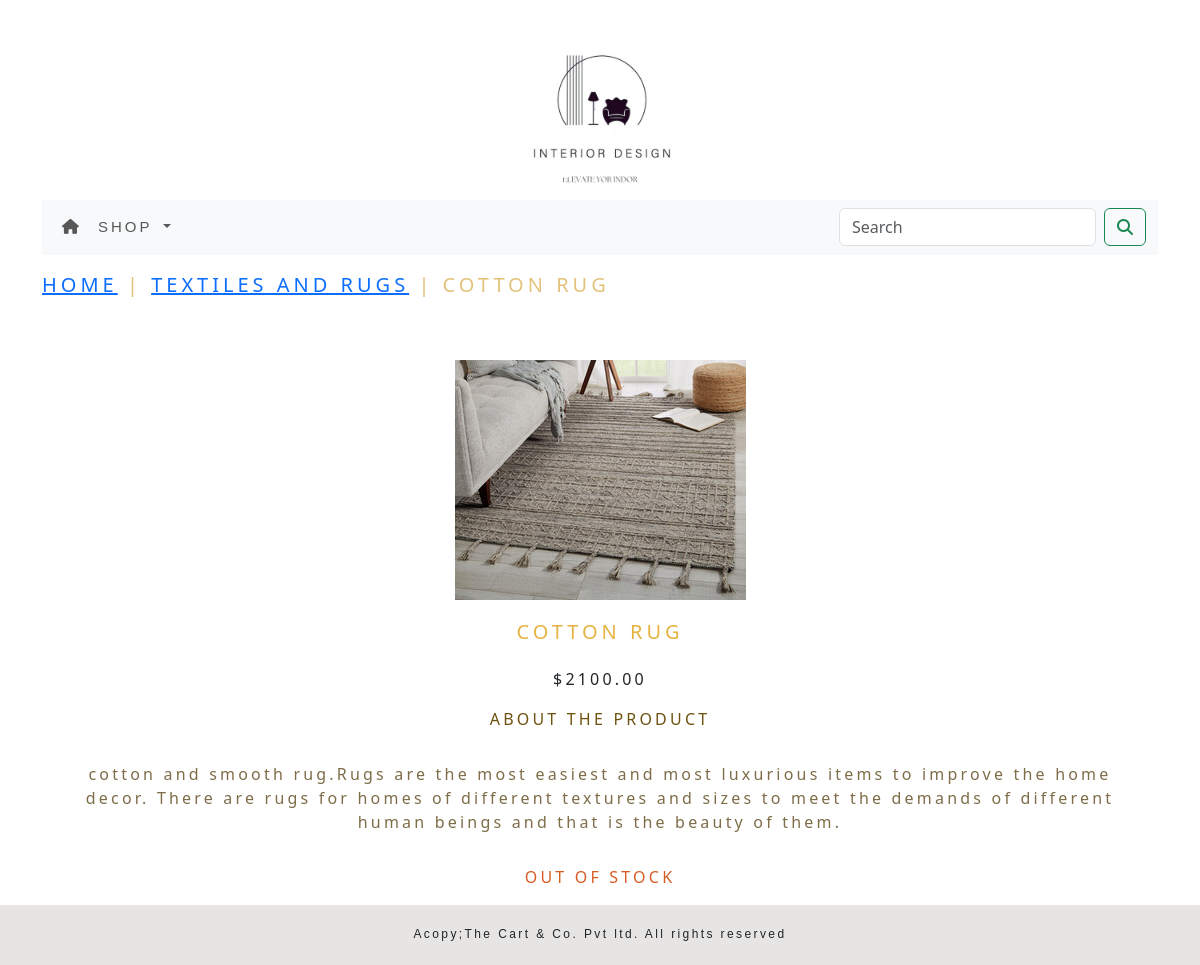
Screenshot of /ecommerce/Textiles_and_Rugs/cotton-rug with the database file from the repository.
### ecommerceapp/models.py (models this page shows, shortened)
class Product(models.Model):
    name = models.CharField(max_length=250, unique=True)
    slug = models.SlugField(max_length=250, unique=True)
    description = models.TextField(blank=True)
    price = models.DecimalField(max_digits=10, decimal_places=2)
    category = models.ForeignKey(Category, on_delete=models.CASCADE)
    image = models.ImageField(upload_to='product', blank=True)
    stock = models.IntegerField()
    available = models.BooleanField(default=True)
    created = models.DateTimeField(auto_now_add=True)
    updated = models.DateTimeField(auto_now=True)
    class Meta:
        ordering = ('name',)
        verbose_name = 'product'
        verbose_name_plural = 'products'

class Category(models.Model):
    name = models.CharField(max_length=250, unique=True)
    slug = models.SlugField(max_length=250, unique=True)
    description = models.TextField(blank=True)
    image = models.ImageField(upload_to='category', blank=True)
    class Meta:
        ordering = ('name',)
        verbose_name = 'category'
        verbose_name_plural = 'categories'
    def get_url(self):
        return reverse('ecommerceapp:products_by_category',args=[self.slug])
    def __str__(self):
        return '{}'.format(self.name)

### ecommerceapp/views.py (the view)
# urls.py: path('<slug:c_slug>/<slug:product_slug>', views.productdetail, name='productcategorydetail'),
def productdetail(request, c_slug, product_slug):
    try:
        product = Product.objects.get(category__slug=c_slug, slug=product_slug)
    except Exception as e:
        raise e
    return render(request, 'product.html', {'product': product})

### cart/context_processors.py (called while the page is built)
def counter(request):
    item_count=0
    if 'admin' in request.path:
        return {}
    else:
        try:
            cart=Cart.objects.filter(cart_id=_cart_id_(request))
            cart_item=Cart_items.objects.all().filter(cart=cart[:1])
            for cart_item in cart_item:
                item_count += cart_item.quantity
        except Cart.DoesNotExist:
            item_count = 0
    return dict(item_count=item_count)

### cart/views.py (called while the page is built)
def _cart_id_(request):
    cart = request.session.session_key
    if not cart:
        cart = request.session.create()
    return cart

### ecommerceapp/context_processors.py (called while the page is built)
def menu_links(request):
    links = Category.objects.all()
    return dict(links=links)

### templates/product.html (shortened to what this page needs)
{% extends 'base.html' %}
{% load static %}
{% block content %}
<div class="row my_product-row">
    <div class="mx_auto">
        <p> <a href="{% url 'ecommerceapp:allcategories' %}">Home</a> | <a href="{{product.category.get_url}}">{{product.category}}</a> | {{product.name}}</p>
    </div>
</div>
<div class="container">
    <br><center>
    <div class="row">
        <div class="col-md-12 col-sm-12 col-lg-12">
            <div style="min-width:18rem">
                <img class="my_image_padding" src="{{product.image.url}}" alt="{{product.name}}">
            </div>
        </div>
            <div class="col-12 col-sm-12 col-lg-12">
                <div>
                    <h1 class="my_product_title">{{product.name}}</h1>
                    <p>${{product.price}}</p>
                    <p class="my_about_title">About the product</p>
                    <p class="text-justify my_desc">{{product.description}}</p>
                    {% if product.stock <= 0 %}
                    <p class="text-justify" style="color:#d85c24">OUT OF STOCK</p>
                    {% else %}
                </div>
            <a class="btn btn-secondary" href="{% url 'cart:add_cart' product.id %}">Add to cart</a>
            {% endif %}
        </div></center>
    </div>
{% endblock %}

### static/css/custom.css (style rules this page uses)
body { font-family: 'Montserrat', sans-serif; letter-spacing : .2em; font-size : 15px; }
.my_image_padding { padding:5px; }
.my_product-row { padding-top:15px; padding-bottom:15px; }
.my_product-row .mx_auto { font-size:20px; color:#e3c37b; text-transform :uppercase; letter-spacing : .2em; }
.my_product_title { font-size:20px; color:#e6b340; text-transform :uppercase; letter-spacing : .2em; padding-top:15px; padding-bottom:15px; }
.my_desc { color:#7d6d48; letter-spacing : .2em; padding-top:15px; padding-bottom:15px; padding-right:15px; padding-left:15px; }
.my_about_title { text-transform :uppercase; letter-spacing : .2em; color:#6e5210; font-size:16px; }

### rows the page displays
Product: category "TEXTILES AND RUGS", name "COTTON RUG", image (picture), price "2100.00", description "cotton and smooth rug.Rugs are the most easiest and most luxurious items to improve the home decor. There are rugs for homes of different textures and sizes to meet the demands of different human beings and that is the beauty of them."
